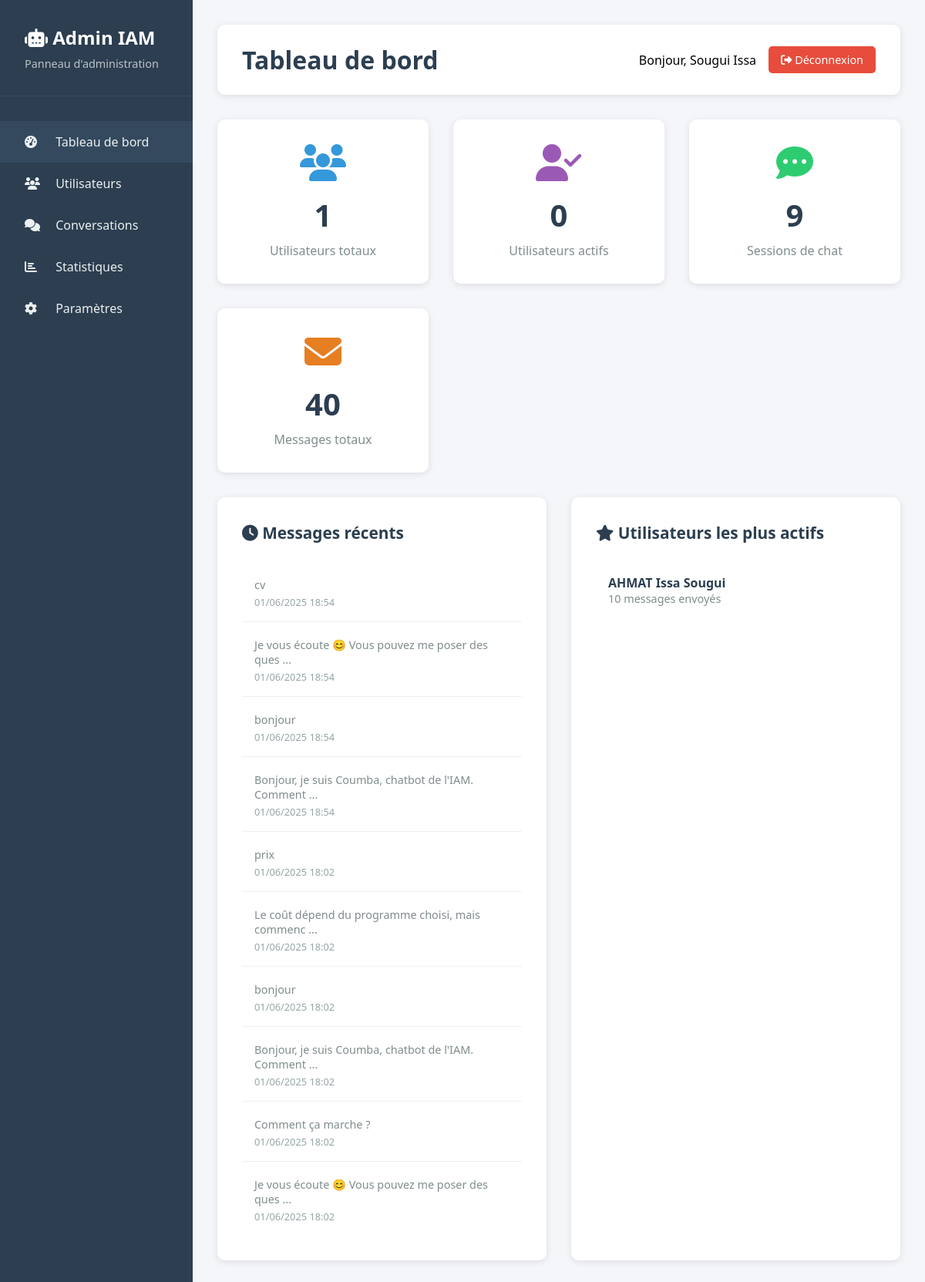
The app's page /admin_dashboard.php (signed in) with its own data.
### tables this page shows
CREATE TABLE `message` (
  `id` int(11) NOT NULL,
  `session_id` int(11) DEFAULT NULL,
  `sender` varchar(10) DEFAULT NULL,
  `content` text DEFAULT NULL,
  `timestamp` datetime DEFAULT current_timestamp()
);

### admin_dashboard.php (the view, shortened to what this page needs)
<?php
$pdo = new PDO('mysql:host=localhost;dbname=chatbot;charset=utf8', 'root', '');
$stats = [];
$stmt = $pdo->query("SELECT COUNT(*) as total FROM users");
$stats['total_users'] = $stmt->fetch()['total'];
$stmt = $pdo->query("SELECT COUNT(*) as active FROM users WHERE last_login >= DATE_SUB(NOW(), INTERVAL 7 DAY)");
$stats['active_users'] = $stmt->fetch()['active'];
$stmt = $pdo->query("SELECT COUNT(*) as total FROM chat_session");
$stats['total_sessions'] = $stmt->fetch()['total'];
$stmt = $pdo->query("SELECT COUNT(*) as total FROM message");
$stats['total_messages'] = $stmt->fetch()['total'];
$stmt = $pdo->query("SELECT COUNT(*) as today FROM message WHERE DATE(timestamp) = CURDATE()");
$stats['messages_today'] = $stmt->fetch()['today'];
$stmt = $pdo->query("SELECT COUNT(*) as new_users FROM users WHERE created_at >= DATE_SUB(NOW(), INTERVAL 7 DAY)");
$stats['new_users_week'] = $stmt->fetch()['new_users'];
$stmt = $pdo->query("
    SELECT m.*, u.nom, u.prenom, u.email
    FROM message m
    LEFT JOIN chat_session cs ON m.session_id = cs.id
    LEFT JOIN users u ON cs.user_id = u.id
    ORDER BY m.timestamp DESC
    LIMIT 10
");
$recent_messages = $stmt->fetchAll();
$stmt = $pdo->query("
    SELECT u.nom, u.prenom, u.email, COUNT(m.id) as message_count
    FROM users u
    LEFT JOIN chat_session cs ON u.id = cs.user_id
    LEFT JOIN message m ON cs.id = m.session_id
    WHERE m.sender = 'user'
    GROUP BY u.id
    ORDER BY message_count DESC
    LIMIT 5
");
$active_users = $stmt->fetchAll();
?>
<!DOCTYPE html>
<html lang="fr">
<head>
    <link rel="stylesheet" href="https://cdnjs.cloudflare.com/ajax/libs/font-awesome/6.4.0/css/all.min.css">
</head>
<body>
    <div class="admin-container">
        <div class="sidebar">
            <div class="sidebar-header">
                <h2><i class="fas fa-robot"></i> Admin IAM</h2>
                <p>Panneau d'administration</p>
            </div>
            <nav class="sidebar-menu">
                <a href="admin_dashboard.php" class="menu-item active">
                    <i class="fas fa-tachometer-alt"></i> Tableau de bord
                </a>
                <a href="admin_users.php" class="menu-item">
                    <i class="fas fa-users"></i> Utilisateurs
                </a>
                <a href="admin_conversations.php" class="menu-item">
                    <i class="fas fa-comments"></i> Conversations
                </a>
                <a href="admin_analytics.php" class="menu-item">
                    <i class="fas fa-chart-bar"></i> Statistiques
                </a>
                <a href="admin_settings.php" class="menu-item">
                    <i class="fas fa-cog"></i> Paramètres
                </a>
            </nav>
        </div>
        <div class="main-content">
            <div class="header">
                <h1>Tableau de bord</h1>
                <div class="user-info">
                    <span>Bonjour, <?= htmlspecialchars($_SESSION['admin_name']) ?></span>
                    <a href="admin_logout.php" class="logout-btn">
                        <i class="fas fa-sign-out-alt"></i> Déconnexion
                    </a>
                </div>
            </div>
            <div class="stats-grid">
                <div class="stat-card users">
                    <i class="fas fa-users"></i>
                    <div class="stat-number"><?= number_format($stats['total_users']) ?></div>
                    <div class="stat-label">Utilisateurs totaux</div>
                </div>
                <div class="stat-card active">
                    <i class="fas fa-user-check"></i>
                    <div class="stat-number"><?= number_format($stats['active_users']) ?></div>
                    <div class="stat-label">Utilisateurs actifs</div>
                </div>
                <div class="stat-card sessions">
                    <i class="fas fa-comment-dots"></i>
                    <div class="stat-number"><?= number_format($stats['total_sessions']) ?></div>
                    <div class="stat-label">Sessions de chat</div>
                </div>
                <div class="stat-card messages">
                    <i class="fas fa-envelope"></i>
                    <div class="stat-number"><?= number_format($stats['total_messages']) ?></div>
                    <div class="stat-label">Messages totaux</div>
                </div>
            </div>
            <div class="content-grid">
                <div class="content-card">
                    <h3><i class="fas fa-clock"></i> Messages récents</h3>
                    <?php if (empty($recent_messages)): ?>
                        <p style="color: #7f8c8d; text-align: center; padding: 2rem;">
                            Aucun message récent
                        </p>
                    <?php else: ?>
                        <?php foreach ($recent_messages as $message): ?>
                            <div class="message-item">
                                <div class="message-content">
                                    <div class="message-text">
                                        <?= htmlspecialchars(substr($message['content'], 0, 50)) ?>
                                        <?= strlen($message['content']) > 50 ? '...' : '' ?>
                                    </div>
                                    <div class="message-time">
                                        <?= date('d/m/Y H:i', strtotime($message['timestamp'])) ?>
                                    </div>
                                </div>
                            </div>
                        <?php endforeach; ?>
                    <?php endif; ?>
                </div>
                <div class="content-card">
                    <h3><i class="fas fa-star"></i> Utilisateurs les plus actifs</h3>
                    <?php if (empty($active_users)): ?>
                        <p style="color: #7f8c8d; text-align: center; padding: 2rem;">
                            Aucune donnée disponible
                        </p>
                    <?php else: ?>
                        <?php foreach ($active_users as $user): ?>
                            <div class="user-item">
                                <div>
                                    <div class="user-name">
                                        <?= htmlspecialchars($user['nom'] . ' ' . $user['prenom']) ?>
                                    </div>
                                    <div class="user-stats">
                                        <?= $user['message_count'] ?> messages envoyés
                                    </div>
                                </div>
                            </div>
                        <?php endforeach; ?>
                    <?php endif; ?>
                </div>
            </div>
        </div>
    </div>
</body>
</html>

### admin_dashboard.php (style rules this page uses)
* { margin: 0; padding: 0; box-sizing: border-box; }
body { font-family: 'Segoe UI', Tahoma, Geneva, Verdana, sans-serif; background: #f5f6fa; min-height: 100vh; }
.admin-container { display: grid; grid-template-columns: 250px 1fr; min-height: 100vh; }
.sidebar { background: #2c3e50; color: white; padding: 2rem 0; }
.sidebar-header { padding: 0 2rem 2rem; border-bottom: 1px solid #34495e; }
.sidebar-header h2 { font-size: 1.5rem; margin-bottom: 0.5rem; }
.sidebar-header p { color: #bdc3c7; font-size: 0.9rem; }
.sidebar-menu { padding: 2rem 0; }
.menu-item { display: block; padding: 1rem 2rem; color: #ecf0f1; text-decoration: none; transition: background 0.3s; }
.menu-item:hover, .menu-item.active { background: #34495e; }
.menu-item i { margin-right: 1rem; width: 20px; }
.main-content { padding: 2rem; }
.header { background: white; padding: 1.5rem 2rem; border-radius: 10px; box-shadow: 0 2px 10px rgba(0,0,0,0.1); margin-bottom: 2rem; display: flex; justify-content: space-between; align-items: center; }
.header h1 { color: #2c3e50; font-size: 2rem; }
.user-info { display: flex; align-items: center; gap: 1rem; }
.logout-btn { background: #e74c3c; color: white; padding: 0.5rem 1rem; border-radius: 5px; text-decoration: none; font-size: 0.9rem; }
.stats-grid { display: grid; grid-template-columns: repeat(auto-fit, minmax(250px, 1fr)); gap: 2rem; margin-bottom: 2rem; }
.stat-card { background: white; border-radius: 10px; padding: 2rem; box-shadow: 0 2px 10px rgba(0,0,0,0.1); text-align: center; }
.stat-card i { font-size: 3rem; margin-bottom: 1rem; }
.stat-card.users i { color: #3498db; }
.stat-card.sessions i { color: #2ecc71; }
.stat-card.messages i { color: #e67e22; }
.stat-card.active i { color: #9b59b6; }
.stat-number { font-size: 2.5rem; font-weight: bold; color: #2c3e50; margin-bottom: 0.5rem; }
.stat-label { color: #7f8c8d; font-size: 1rem; }
.content-grid { display: grid; grid-template-columns: 1fr 1fr; gap: 2rem; }
.content-card { background: white; border-radius: 10px; padding: 2rem; box-shadow: 0 2px 10px rgba(0,0,0,0.1); }
.content-card h3 { color: #2c3e50; margin-bottom: 1.5rem; font-size: 1.3rem; }
.message-item, .user-item { padding: 1rem; border-bottom: 1px solid #ecf0f1; display: flex; justify-content: space-between; align-items: center; }
.message-item:last-child, .user-item:last-child { border-bottom: none; }
.message-content { flex: 1; }
.message-text { color: #7f8c8d; font-size: 0.9rem; margin-bottom: 0.25rem; }
.message-time { color: #95a5a6; font-size: 0.8rem; }
.user-name { font-weight: 600; color: #2c3e50; }
.user-stats { color: #7f8c8d; font-size: 0.9rem; }

### records on screen
message: content "cv", timestamp "01/06/2025 18:54"
message: content "Je vous écoute 😊 Vous pouvez me poser des ques", timestamp "01/06/2025 18:54"
message: content "bonjour", timestamp "01/06/2025 18:54"
message: content "Bonjour, je suis Coumba, chatbot de l'IAM. Comment", timestamp "01/06/2025 18:54"
message: content "prix", timestamp "01/06/2025 18:02"
message: content "Le coût dépend du programme choisi, mais commenc", timestamp "01/06/2025 18:02"
message: content "bonjour", timestamp "01/06/2025 18:02"
message: content "Bonjour, je suis Coumba, chatbot de l'IAM. Comment", timestamp "01/06/2025 18:02"
message: content "Comment ça marche ?", timestamp "01/06/2025 18:02"
message: content "Je vous écoute 😊 Vous pouvez me poser des ques", timestamp "01/06/2025 18:02"

### other values on screen
$_SESSION['admin_name'] "Sougui Issa"
$stats['total_users'] "1"
$stats['active_users'] "0"
$stats['total_sessions'] "9"
$stats['total_messages'] "40"
$user['nom'] . ' ' . $user['prenom'] "AHMAT Issa Sougui"
$user['message_count'] "10"
